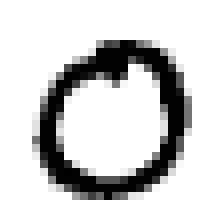
#> input picture deep_learning/data/img0021.bmp, 28 x 28 px, given in place of img0993.bmp, which was not available (shown 8 times larger)
$ python lyapunov.py   (Python 2 division)   (older library calls are emulated)
#> lines starting #> are read from the running program, lines starting #| are printed output that depends on the picture; pictures that were not available may be replaced by others from this repository, and a replacement may not be noted
import numpy as np
import random
from scipy import misc

BETA = 0.5 #Sigmoid parameter
ETA = 1 #Gradient descent parameter
GAMMA = 0.1 #Parametro para darle menos valor a los valores bajos
ALPHA = 0.1 #Momentum parameter

def sigma(x):
	global BETA
	return 1./(1+np.exp(-2.*BETA*x))

def sigma_(x):
	global BETA
	return 2.*BETA*np.exp(-2*BETA*x)/((1+np.exp(-2.*BETA*x))**2)

def iteration(img, Id, N, w01, w12, w23, a01, a12, a23, th1, th2, th3):
	global ETA

	V0 = img.reshape(-1)
	H1 = np.array([ np.dot((a01*w01)[i][:] , V0[:]) for i in range(N[1])]) - th1
	V1 = sigma( H1 )
	H2 = np.array([ np.dot((a12*w12)[i][:] , V1[:]) for i in range(N[2])]) - th2
	V2 = sigma( H2 )
	H3 = np.array([ np.dot((a23*w23)[i][:] , V2[:]) for i in range(N[3])]) - th3
	V3 = sigma( H3 )
	max_val = V3.tolist().index(np.amax(V3))
	#print V3
	#print "Maximum value found found in ", max_val,"\n"

	#Back propagation begins here:
	delta23 = sigma_(H3)*(Id-V3)
	x , y = np.meshgrid(V2,delta23)
	Deltaw23 = ETA*x*y + ETA*GAMMA * w23/((1+w23**2)**2)
	Deltath3 = -1.*ETA*delta23 + ETA*GAMMA * th3/((1+th3**2)**2)

	delta12 = sigma_(H2) * np.array([np.dot( (a23*w23).transpose()[j] , delta23 ) for j in range(N[2])])
	x , y = np.meshgrid(V1,delta12)
	Deltaw12 = ETA*x*y + ETA*GAMMA * w12/((1+w12**2)**2)
	Deltath2 = -1.*ETA*delta12 + ETA*GAMMA * th2/((1+th2**2)**2)

	delta01 = sigma_(H1) * np.array([np.dot( (a12*w12).transpose()[j] , delta12 ) for j in range(N[1])])
	x , y = np.meshgrid(V0,delta01)
	Deltaw01 = ETA*x*y + ETA*GAMMA * w01/((1+w01**2)**2)
	Deltath1 = -1.*ETA*delta01 + ETA*GAMMA * th1/((1+th1**2)**2)

	return Deltaw01 , Deltaw12 , Deltaw23, Deltath1, Deltath2, Deltath3

def dist(a1,a2,a3,b1,b2,b3):
	return np.sqrt( (a1**2).sum() + (a2**2).sum() + (a3**2).sum() + (b1**2).sum() + (b2**2).sum() + (b3**2).sum() )

N_layers = 4
dim = 28
#N = np.array([dim*dim,16,16,10])
N = np.array([dim*dim,49,16,10])
Ideal = np.eye(10)

#Weighs matrix. wab[i][j] is the weigh of a[j] for b[i]
w01 = np.array([[2.*(random.random()-0.5) for j in range(N[0])] for i in range(N[1])])
w12 = np.array([[2.*(random.random()-0.5) for j in range(N[1])] for i in range(N[2])])
w23 = np.array([[2.*(random.random()-0.5) for j in range(N[2])] for i in range(N[3])])
#Alive matrix. If TRUE it means weigh exists
a01 = np.array([[False for j in range(N[0])] for i in range(N[1])])
a12 = np.array([[True for j in range(N[1])] for i in range(N[2])])
a23 = np.array([[True for j in range(N[2])] for i in range(N[3])])
#Thresholds
th1 = np.array([2.*(random.random()-0.5) for i in range(N[1])])
th2 = np.array([2.*(random.random()-0.5) for i in range(N[2])])
th3 = np.array([2.*(random.random()-0.5) for i in range(N[3])])

#Modified weighs and thresholds
d01 = np.array([[1e-15*(random.random()-0.5) for j in range(N[0])] for i in range(N[1])])
d12 = np.array([[1e-15*(random.random()-0.5) for j in range(N[1])] for i in range(N[2])])
d23 = np.array([[1e-15*(random.random()-0.5) for j in range(N[2])] for i in range(N[3])])
d1 = np.array([1e-15*(random.random()-0.5) for i in range(N[1])])
d2 = np.array([1e-15*(random.random()-0.5) for i in range(N[2])])
d3 = np.array([1e-15*(random.random()-0.5) for i in range(N[3])])
w01_ = w01 + d01
w12_ = w12 + d12
w23_ = w23 + d23
th1_ = th1 + d1
th2_ = th2 + d2
th3_ = th3 + d3

'''
for n in range(4):
	for m in range(4):
		for i in range(7):
			for j in range(7):
				a01[4*n+m][28*(7*n+i)+(7*m+i)] = True
'''

for n in range(7):
	for m in range(7):
		for i in range(4):
			for j in range(4):
				a01[7*n+m][28*(4*n+i)+(4*m+i)] = True


#Begins network computing
N_fonts = 700
fonts = np.random.choice(range(1000),N_fonts,replace=False)
iterations=20
Dw01,Dw12,Dw23,Dth1,Dth2,Dth3 = 0,0,0,0,0,0
for n in range(iterations):
	#Deltaw01 = 0
	#Deltaw12 = 0
	#Deltaw23 = 0
	for j in fonts:
		for i in range(10):
			Dw01_,Dw12_,Dw23_,Dth1_,Dth2_,Dth3_ = Dw01,Dw12,Dw23,Dth1,Dth2,Dth3
			img = (255. - np.flip( misc.imread('data/img'+str(i)+'{0:03}'.format(j)+'.bmp',flatten=1) , 0 )) / 255.
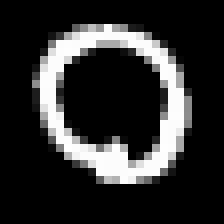
#> img: shape (28, 28) float32 (shown 8 times larger); min 0, max 1, mean 0.182
			Dw01,Dw12,Dw23,Dth1,Dth2,Dth3 = iteration(img, Ideal[i], N, w01, w12, w23, a01, a12, a23, th1, th2, th3)
#> in iteration, `V0 = img.reshape(-1)`: V0 = 784 values, max 1 at index 512, min 0 at index 0, mean 0.182
#> in iteration, `H1 = np.array([ np.dot((a01*w01)[i][:] , V0[:]) for i in range(N[1])])..`: H1 = 49 values, max 1.36 at index 39, min -1.7 at index 10, mean -0.0218
#> in iteration, `V1 = sigma( H1 )`: V1 = 49 values, max 0.796 at index 39, min 0.155 at index 10, mean 0.495
#> in iteration, `H2 = np.array([ np.dot((a12*w12)[i][:] , V1[:]) for i in range(N[2])])..`: H2 = [-6.22, 1.84, -1.95, -1.59, 1.16, -0.731, -0.241, -1.59, -3.84, -2.11, -2.72, -2.46, 2.22, 0.252, -3.39, 0.221]
#> in iteration, `V2 = sigma( H2 )`: V2 = [0.00198, 0.863, 0.125, 0.17, 0.762, 0.325, 0.44, 0.169, 0.0211, 0.108, 0.0617, 0.079, 0.902, 0.563, 0.0326, 0.555]
#> in iteration, `H3 = np.array([ np.dot((a23*w23)[i][:] , V2[:]) for i in range(N[3])])..`: H3 = [-2.36, 0.548, -0.0282, 1.16, 1.31, -1.75, 0.193, -0.866, -0.515, 1.79]
#> in iteration, `V3 = sigma( H3 )`: V3 = [0.0861, 0.634, 0.493, 0.761, 0.788, 0.148, 0.548, 0.296, 0.374, 0.857]
#> in iteration, `max_val = V3.tolist().index(np.amax(V3))`: max_val = 9
#> in iteration, `delta23 = sigma_(H3)*(Id-V3)`: delta23 = [0.0719, -0.147, -0.123, -0.138, -0.132, -0.0187, -0.136, -0.0617, -0.0876, -0.105]
#> in iteration, `Deltath3 = -1.*ETA*delta23 + ETA*GAMMA * th3/((1+th3**2)**2)`: Deltath3 = [-0.0421, 0.121, 0.154, 0.134, 0.161, 0.0479, 0.109, 0.0892, 0.0615, 0.0787]
#> in iteration, `delta12 = sigma_(H2) * np.array([np.dot( (a23*w23).transpose()[j] , de..`: delta12 = [0.000539, 0.0175, -0.0397, -0.00179, -0.00363, -0.105, 0.00723, 0.0145, 0.00674, -0.00351, 0.00537, 0.00237, 0.00218, -0.0342, -0.00117, -0.0952]
#> in iteration, `Deltath2 = -1.*ETA*delta12 + ETA*GAMMA * th2/((1+th2**2)**2)`: Deltath2 = [0.0266, -0.0485, 0.0302, 0.0326, 0.0354, 0.0783, -0.018, -0.0368, 0.02, -0.0251, -0.0338, 0.0299, 0.0265, 0.0611, 0.0273, 0.125]
#> in iteration, `delta01 = sigma_(H1) * np.array([np.dot( (a12*w12).transpose()[j] , de..`: delta01 = 49 values, max 0.0379 at index 1, min -0.0367 at index 6, mean 0.00135
#> in iteration, `Deltaw01 = ETA*x*y + ETA*GAMMA * w01/((1+w01**2)**2)`:
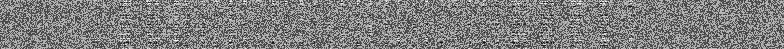
#> Deltaw01: shape (49, 784) float64; min -0.0689, max 0.07, mean 0.000222; drawn with min black and max white
#> in iteration, `Deltath1 = -1.*ETA*delta01 + ETA*GAMMA * th1/((1+th1**2)**2)`: Deltath1 = 49 values, max 0.0569 at index 35, min -0.0566 at index 19, mean -0.00201
#> Dth1 has the same summary as Deltath1 in iteration; Dth2 has the same summary as Deltath2 in iteration; Dth3 has the same summary as Deltath3 in iteration
			w01 += Dw01 + ALPHA * Dw01_
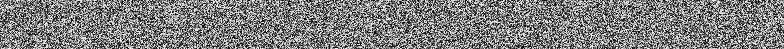
#> w01: shape (49, 784) float64; min -1.05, max 1.06, mean -0.00106; drawn with min black and max white
			w12 += Dw12 + ALPHA * Dw12_
			w23 += Dw23 + ALPHA * Dw23_
			th1 += Dth1 + ALPHA * Dth1_
#> th1 = 49 values, max 0.931 at index 10, min -1 at index 26, mean -0.0146
			th2 += Dth2 + ALPHA * Dth2_
#> th2 = [0.941, -0.784, -0.0665, 0.471, 0.518, -0.842, -0.129, -0.289, 0.952, -0.876, -0.399, 0.557, 0.397, 0.986, 0.984, 0.928]
			th3 += Dth3 + ALPHA * Dth3_
#> th3 = [0.757, -0.825, 0.611, 0.0854, 0.562, 0.432, -0.833, 0.987, -0.895, -0.874]
#> (the run stopped early here; a loop or call above may not have finished)

$ run again, on deep_learning/data/img0432.bmp
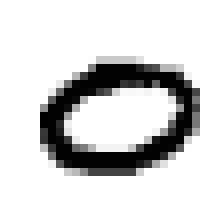
#> input picture deep_learning/data/img0432.bmp, 28 x 28 px, given in place of img0993.bmp, which was not available (shown 8 times larger)
#> `img = (255. - np.flip( misc.imread('data/img'+str(i)+'{0:03}'.format(j..`:
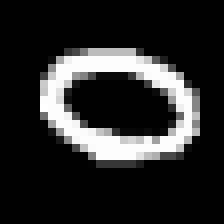
#> img: shape (28, 28) float32 (shown 8 times larger); min 0, max 1, mean 0.162
#> V0 = 784 values, max 1 at index 369, min 0 at index 0, mean 0.162
#> H1 = 49 values, max 1.84 at index 31, min -1.89 at index 32, mean -0.0823
#> V1 = 49 values, max 0.863 at index 31, min 0.131 at index 32, mean 0.482
#> H2 = [-5.23, 2.33, -1.59, -1.96, 1.21, -1.31, -0.13, -1.38, -3.71, -1.8, -2.63, -2.6, 1.66, 0.112, -2.96, 0.12]
#> V2 = [0.00531, 0.912, 0.169, 0.124, 0.77, 0.212, 0.468, 0.201, 0.0238, 0.141, 0.0674, 0.069, 0.84, 0.528, 0.0491, 0.53]
#> H3 = [-2.49, 0.52, -0.0668, 1.11, 1.15, -1.78, 0.0165, -0.836, -0.56, 1.71]
#> V3 = [0.0766, 0.627, 0.483, 0.753, 0.76, 0.144, 0.504, 0.302, 0.363, 0.846]
#> max_val = 9
#> delta23 = [0.0653, -0.147, -0.121, -0.14, -0.139, -0.0178, -0.126, -0.0638, -0.0841, -0.11]
#> Deltath3 = [-0.0356, 0.12, 0.152, 0.135, 0.168, 0.0469, 0.0996, 0.0913, 0.058, 0.0839]
#> delta12 = [0.0014, 0.0116, -0.0496, -0.0012, -0.00287, -0.079, 0.00657, 0.0161, 0.00748, -0.00515, 0.00539, 0.00124, 0.000933, -0.0347, -0.00171, -0.0976]
#> Deltath2 = [0.0257, -0.0425, 0.0401, 0.0321, 0.0346, 0.0521, -0.0174, -0.0384, 0.0192, -0.0235, -0.0338, 0.031, 0.0277, 0.0616, 0.0278, 0.127]
#> delta01 = 49 values, max 0.0357 at index 1, min -0.0322 at index 6, mean 0.000874
#> in iteration, `Deltaw01 = ETA*x*y + ETA*GAMMA * w01/((1+w01**2)**2)`:
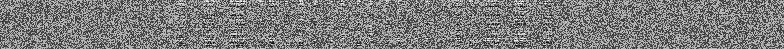
#> Deltaw01: shape (49, 784) float64; min -0.0644, max 0.0678, mean 0.000119; drawn with min black and max white
#> Deltath1 = 49 values, max 0.0547 at index 35, min -0.0529 at index 19, mean -0.00154
#> Dth1 has the same summary as Deltath1 in iteration; Dth2 has the same summary as Deltath2 in iteration; Dth3 has the same summary as Deltath3 in iteration
#> th1 = 49 values, max 0.933 at index 10, min -0.996 at index 26, mean -0.0141
#> th2 = [0.94, -0.778, -0.0567, 0.471, 0.517, -0.868, -0.128, -0.291, 0.951, -0.874, -0.399, 0.558, 0.398, 0.986, 0.984, 0.93]
#> th3 = [0.764, -0.826, 0.609, 0.087, 0.569, 0.431, -0.843, 0.99, -0.899, -0.869]

$ run again, on deep_learning/data/img0470.bmp
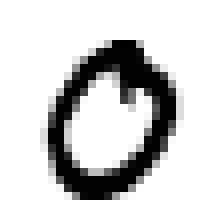
#> input picture deep_learning/data/img0470.bmp, 28 x 28 px, given in place of img0993.bmp, which was not available (shown 8 times larger)
#> `img = (255. - np.flip( misc.imread('data/img'+str(i)+'{0:03}'.format(j..`:
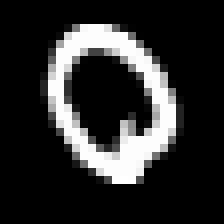
#> img: shape (28, 28) float32 (shown 8 times larger); min 0, max 1, mean 0.176
#> V0 = 784 values, max 1 at index 631, min 0 at index 0, mean 0.176
#> H1 = 49 values, max 1.12 at index 39, min -2.65 at index 10, mean -0.0719
#> V1 = 49 values, max 0.754 at index 39, min 0.0658 at index 10, mean 0.489
#> H2 = [-5.64, 2.07, -1.54, -1.9, 1.01, -1.28, 0.0639, -1.07, -4.23, -1.78, -2.35, -2.4, 2.04, -0.00238, -3.49, 0.315]
#> V2 = [0.00355, 0.888, 0.176, 0.13, 0.733, 0.217, 0.516, 0.256, 0.0143, 0.144, 0.0869, 0.0835, 0.885, 0.499, 0.0296, 0.578]
#> H3 = [-2.4, 0.55, -0.211, 1.2, 1.22, -1.85, 0.0214, -0.818, -0.477, 1.76]
#> V3 = [0.0829, 0.634, 0.447, 0.769, 0.772, 0.136, 0.505, 0.306, 0.383, 0.853]
#> max_val = 9
#> delta23 = [0.0697, -0.147, -0.111, -0.137, -0.136, -0.0159, -0.126, -0.065, -0.0905, -0.107]
#> Deltath3 = [-0.04, 0.121, 0.142, 0.132, 0.166, 0.0451, 0.0999, 0.0926, 0.0644, 0.0807]
#> delta12 = [0.000911, 0.0148, -0.0521, -0.00192, -0.00175, -0.0788, 0.00634, 0.0164, 0.00458, -0.00506, 0.00689, 0.00271, 0.000511, -0.0328, -0.000917, -0.0942]
#> Deltath2 = [0.0262, -0.0458, 0.0426, 0.0328, 0.0335, 0.0518, -0.0171, -0.0387, 0.0221, -0.0236, -0.0353, 0.0296, 0.0281, 0.0597, 0.027, 0.124]
#> delta01 = 49 values, max 0.0355 at index 1, min -0.0305 at index 6, mean 0.00132
#> in iteration, `Deltaw01 = ETA*x*y + ETA*GAMMA * w01/((1+w01**2)**2)`:
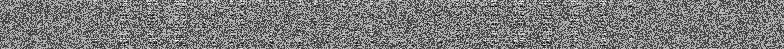
#> Deltaw01: shape (49, 784) float64; min -0.0629, max 0.0677, mean 0.00021; drawn with min black and max white
#> Deltath1 = 49 values, max 0.0551 at index 35, min -0.0539 at index 19, mean -0.00199
#> Dth1 has the same summary as Deltath1 in iteration; Dth2 has the same summary as Deltath2 in iteration; Dth3 has the same summary as Deltath3 in iteration
#> th1 = 49 values, max 0.932 at index 10, min -0.997 at index 26, mean -0.0146
#> th2 = [0.941, -0.782, -0.0542, 0.472, 0.516, -0.868, -0.128, -0.291, 0.954, -0.875, -0.4, 0.556, 0.399, 0.984, 0.984, 0.927]
#> th3 = [0.76, -0.825, 0.599, 0.0836, 0.566, 0.429, -0.842, 0.991, -0.892, -0.872]
